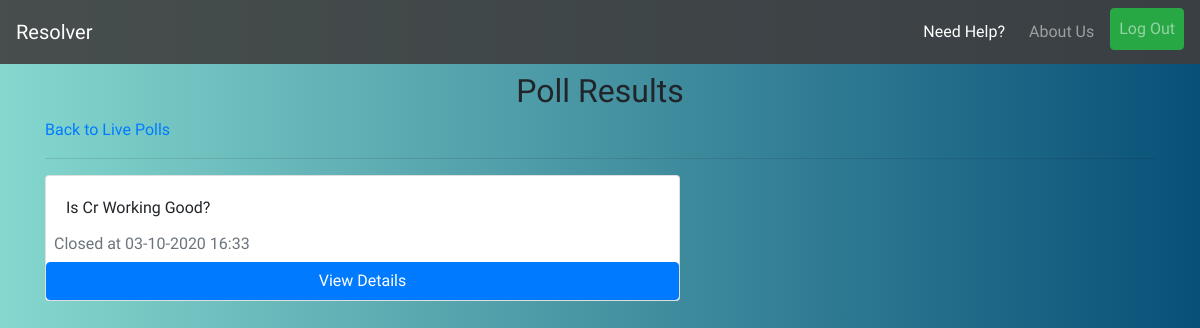
Before: /polling/results/ (signed in) with the older database file.
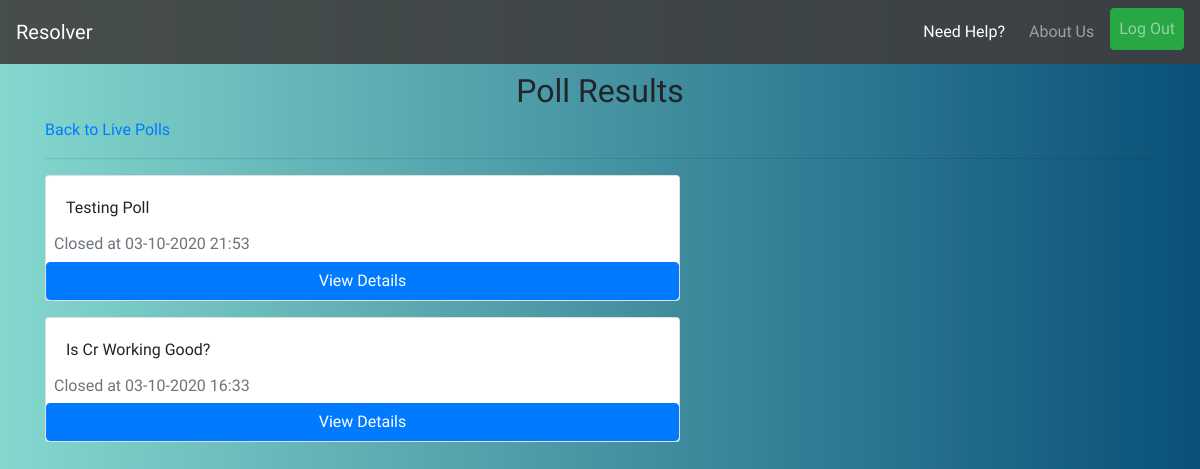
After: the same page with the newer database file.
### polling/models.py (models this page shows, shortened)
class Poll(models.Model):
    user = models.ForeignKey(UserInfo,on_delete=models.CASCADE,related_name='polluser',blank=True)
    statement = models.CharField(max_length=128)
    options = models.ManyToManyField(Option,blank=True,related_name='poll')
    department = models.CharField(max_length=20,blank=True)
    join = models.CharField(max_length=4,blank=True)
    active = models.BooleanField(default=True)
    timestamp = models.DateTimeField(auto_now_add=True)
    updated = models.DateTimeField(auto_now=True)

### polling/views.py (the view)
# urls.py: path('results/',views.poll_results_list,name='result-list'),
@login_required
def poll_results_list(request):
    qs = Poll.objects.filter(active=False,department=request.user.info.department,join=request.user.info.join_year).order_by('-updated')
    return render(request,'polling/poll-results-list.html',{'object_list':qs})

### polling/templates/polling/poll-results-list.html
{% extends 'base.html' %}
{% block content %}
<h2 class="mt-2 text-center">Poll Results</h2>
<a class="mt-2" href="{% url 'polling:list' %}">Back to Live Polls</a>
<hr>
<div class="row">
    {% for object in object_list %}
    <div class="col-lg-7 col-md-10 col-sm-12 mb-3">
        <div class="card">
            <div class="card-body">
                {{object.statement}}
            </div>
            <h6 class="card-subtitle mb-2 ml-2 text-muted">Closed at {{object.updated|date:'d-m-Y H:i'}}</h6>
            <a class="btn btn-primary" href="{% url 'polling:result-detail' object.id %}">View Details</a>
        </div>
    </div>
    {% empty %}
    <p class="lead my-2 ml-2">No Closed Polls Yet!</p>
    {% endfor %}
</div>
{% endblock %}

Changed rows visible on the page:
added Poll: statement "Testing Poll", updated "03-10-2020 21:53"
